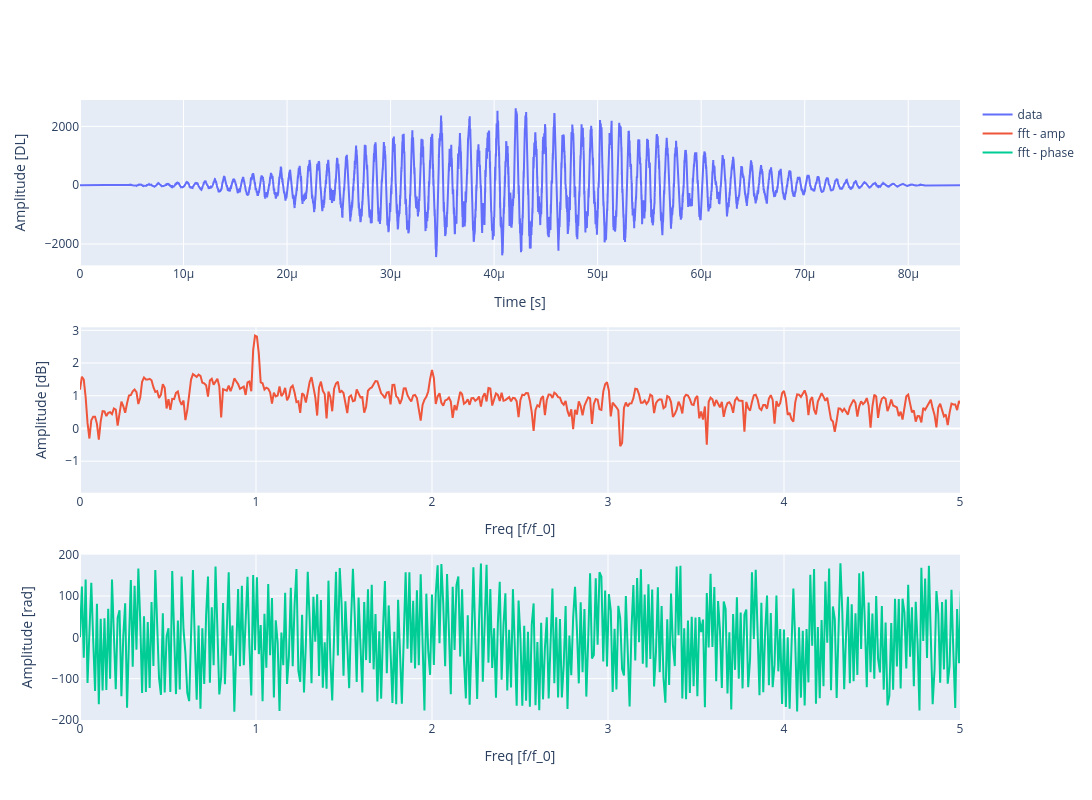

Notebook code for this chart:
### Code cell
# Plot generated data
fft_data = np.fft.fft(data_windowed)[0 : int(signal_length / 2)] / (
    signal_length / 2
)  # division by signal_length/2 is to correct the amplitude (energy) in the freq domain
freq = np.fft.fftfreq(signal_length, d=1 / sampling_rate)[0 : int(signal_length / 2)]
freq /= frequency
# plot sound wave and fft
fig = make_subplots(rows=3, cols=1)
fig.add_trace( go.Scatter(x=t_plot, y=data_windowed,mode='lines',name='data'),
              row=1,col=1)
fig.add_trace( go.Scatter(x=freq,y=np.log10(np.abs(fft_data)),mode='lines',name='fft - amp'),
              row=2,col=1)
fig.add_trace( go.Scatter(x=freq, y=np.angle(fft_data, deg=True),mode='lines', name = 'fft - phase'),
              row=3,col=1)

fig.update_layout(height=800, width=1200,
                  xaxis1 = dict(title='Time [s]'),
                  xaxis2 = dict(title='Freq [f/f_0]', range=[0, fft_lim]),
                  xaxis3 = dict(title='Freq [f/f_0]', range=[0, fft_lim]),
                  yaxis1 = dict(title='Amplitude [DL]'),
                  yaxis2 = dict(title='Amplitude [dB]'),
                  yaxis3 = dict(title='Amplitude [rad]'))
fig.show()


# ax[0].set_title("Data")
# ax[0].set_xlabel("Time")
# ax[0].set_ylabel("Amplitude")
# ax[0].grid()

# ax[1].plot(
#     freq,
#     np.log10(np.abs(fft_data)),
#     # linefmt="b",
#     # markerfmt=" ",
#     # basefmt="-b",
#     # use_line_collection=True,
# )
# ax[1].set_title("FFT of data - amplitude")
# ax[1].set_xlabel("Frequency [Hz]")
# ax[1].set_ylabel("Amplitude [dB]")
# ax[1].set_xlim(0, fft_lim)
# # ax[1].set_ylim(-10, 1)
# ax[1].grid()

# ax[2].plot(freq, np.angle(fft_data, deg=True))
# ax[2].set_title("FFT of data - phase")
# ax[2].set_xlabel("Frequency [Hz]")
# ax[2].set_ylabel("Phase [rad]")
# ax[2].set_xlim(0, fft_lim)
# ax[2].grid()

### Figure 1 — Plotly figure (JSON) as saved in the notebook; plotly's stock layout.template omitted (floating-point values rounded to 4 significant figures; data arrays with more than 128 entries replaced by an {"elided": "..."} marker saying what was removed)
{"data": [{"mode": "lines", "name": "data", "type": "scatter", "x": {"elided": "17001 float values"}, "xaxis": "x", "y": {"elided": "17001 float values"}, "yaxis": "y"}, {"mode": "lines", "name": "fft - amp", "type": "scatter", "x": {"elided": "8500 float values"}, "xaxis": "x2", "y": {"elided": "8500 float values"}, "yaxis": "y2"}, {"mode": "lines", "name": "fft - phase", "type": "scatter", "x": {"elided": "8500 float values"}, "xaxis": "x3", "y": {"elided": "8500 float values"}, "yaxis": "y3"}], "layout": {"height": 800, "width": 1200, "xaxis": {"anchor": "y", "domain": [0, 1], "title": {"text": "Time [s]"}}, "xaxis2": {"anchor": "y2", "domain": [0, 1], "range": [0, 5], "title": {"text": "Freq [f/f_0]"}}, "xaxis3": {"anchor": "y3", "domain": [0, 1], "range": [0, 5], "title": {"text": "Freq [f/f_0]"}}, "yaxis": {"anchor": "x", "domain": [0.7333, 1], "title": {"text": "Amplitude [DL]"}}, "yaxis2": {"anchor": "x2", "domain": [0.3667, 0.6333], "title": {"text": "Amplitude [dB]"}}, "yaxis3": {"anchor": "x3", "domain": [0, 0.2667], "title": {"text": "Amplitude [rad]"}}}}
